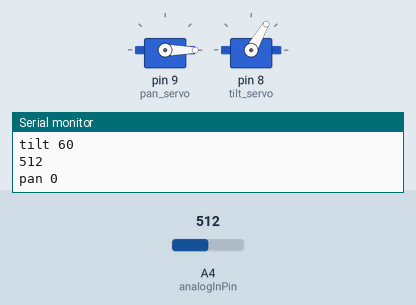
A sketch run on a simulated Arduino Uno, built with avr-gcc and run on an emulated ATmega328P. On the bench: 2 × servo, the last lines printed to the serial monitor. The test bench sets the inputs (shaded band); at power-on: A4 (analogInPin) = 512.

Above: at 0.05 s.
At 3.1 s:
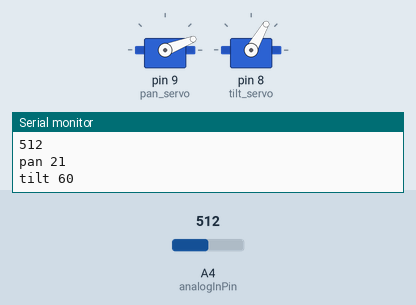
At 6.35 s:
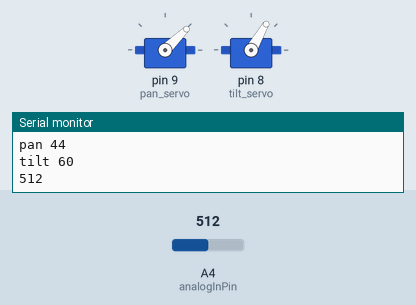
Timing chart, 0 to 8.4 s (numbered marks = the images above):
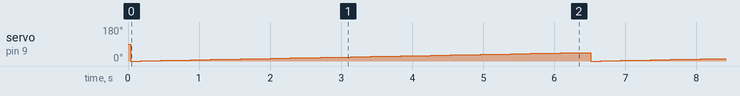

Measured:
- by itself, servo on pin 9 (pan_servo): ramps from 0° to 45° and jumps back, once every 6.5 s

The sketch:

pan_only.ino
```cpp
#include <Servo.h>
Servo pan_servo;
Servo tilt_servo;

const int analogInPin = A4;  // Analog input pin that the potentiometer is attached to
int pan_pos = 0;
int tilt_pos = 10;

int sensorValue = 0;        // value read from the pot

void setup() {
  // initialize serial communications at 9600 bps:
  pan_servo.attach(9);  // attaches the pan servo on pin 9 to the servo object
  tilt_servo.attach(8);  // attaches the tilt servo on pin 10 to the servo object
  Serial.begin(9600);
}

void loop() {

  Serial.println("starting");
  for(pan_pos = 0; pan_pos <= 45; pan_pos += 1){

    for(tilt_pos = 60; tilt_pos < 61; tilt_pos +=1){
       Serial.print("tilt ");
       Serial.println(tilt_pos);
       sensorValue = analogRead(analogInPin);
       // Serial.print("sensor ");
       Serial.println(sensorValue);
       tilt_servo.write(tilt_pos);
       delay(40);
    }
    Serial.print("pan ");
    Serial.println(pan_pos);
    pan_servo.write(pan_pos);
    delay(100);
  }
  // put your main code here, to run repeatedly:


}
```
